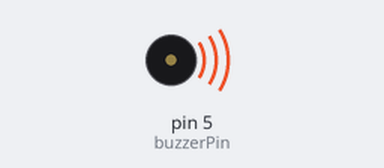
This sketch was run on a simulated Arduino Uno, built with avr-gcc and run on an emulated ATmega328P. Shown: buzzer (waves = sounding).

Above: at 0.5 s.
Timing chart, 0 to 4.6 s (numbered marks = the images above):
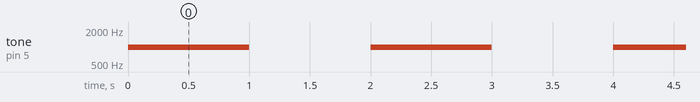

Measured:
- by itself, tone on pin 5 (buzzerPin): alternates 1000 Hz for 1.0 s and silent for 1.0 s

The sketch:

buzzerTest.ino
```cpp
// https://www.ardumotive.com/how-to-use-a-buzzer-en.html
const int buzzerPin = 5;

void setup() {
  pinMode(buzzerPin, OUTPUT);
}

void loop() {
  tone(buzzerPin, 1000); // Play a 1000 Hz tone
  delay(1000); // Wait for 1 second
  noTone(buzzerPin); // Stop the tone
  delay(1000); // Wait for 1 second
}
```
